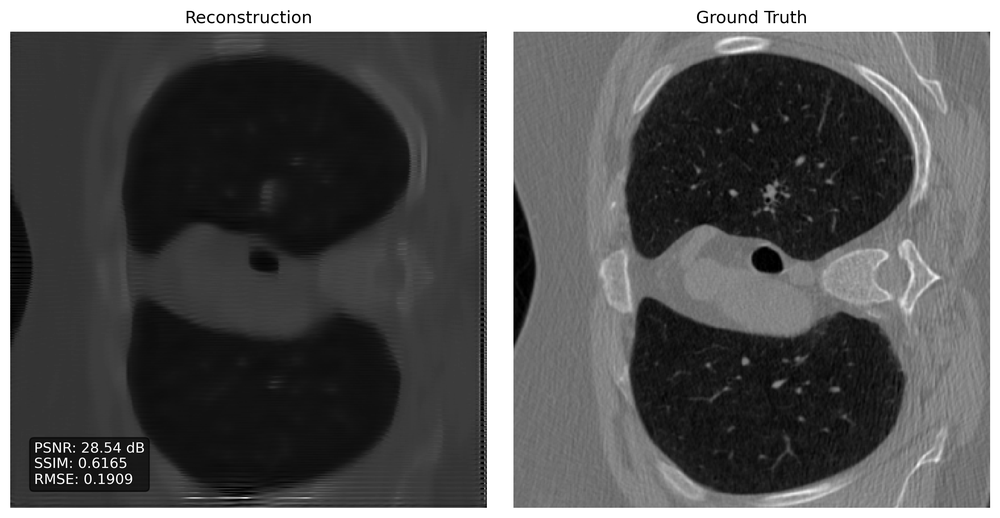
#> input picture src/plots/fixed_point_red_cnn/img_20_comparison_20241206_192408.png, 1000 x 518 px, shrunk from 2935 x 1521 before the run
$ python -i plot_comp_deprecated.py   (imports and definitions only)
#> lines starting #> are read from the running program, lines starting #| are printed output that depends on the picture; after the words box and inside, x2 and y2 are one past the last pixel; in counts of white or black regions, pixels touching at a corner belong together
import matplotlib.pyplot as plt
import matplotlib.image as mpimg
import os
import re
from PIL import Image
from pytesseract import pytesseract
import numpy as np
import cv2

# [56 lines left out: functions extract_metrics, extract_text_from_image, find_image_pairs, not called in this run]

def rgb2gray(rgb):
    return np.dot(rgb[...,:3], [0.2989, 0.5870, 0.1140])

def extract_right_image(input_path, output_path="ground_truth.png"):
    """
    Helper function that extracts the ground truth image from the comparison plot
    """
#> called with output_path = 'ground_truth.png'
    img = cv2.imread(input_path)
#> img is the input picture: shape (518, 1000, 3); min 0, max 255, mean 87.6

    total_width = img.shape[1]
#> total_width = 1000
    mid = total_width // 2
#> mid = 500
    right_img = img[:, mid + 1:]
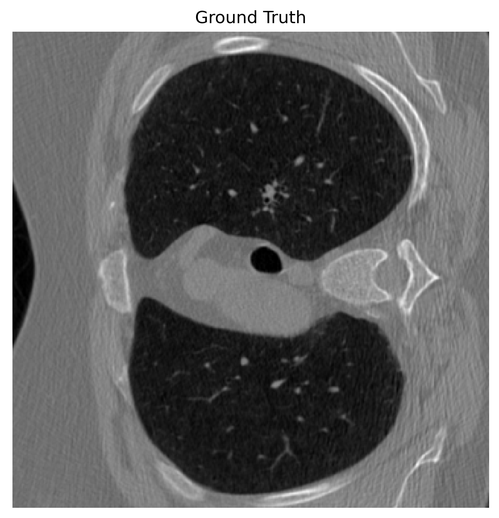
#> right_img: shape (518, 499, 3); min 0, max 255, mean 106.5

    gray = cv2.cvtColor(right_img, cv2.COLOR_BGR2GRAY)

    row_std = np.std(gray, axis=1)
#> row_std = 518 values, max 66.8 at index 22, min 0 at index 0, mean 52.27

    threshold = 5
    content_rows = np.where(row_std > threshold)[0]
#> content_rows = 491 values from 10 to 507

    gaps = np.diff(content_rows)
#> gaps = 490 values, max 8 at index 13, min 1 at index 0, mean 1.01
    significant_gap = np.where(gaps > 10)[0]
#> significant_gap = empty array
    if len(significant_gap) > 0:
        start_row = content_rows[significant_gap[0] + 1]
    else:
        start_row = content_rows[0]
#> start_row = 10

    start_row = start_row + 5 # add offset to move past header
#> start_row = 15

    right_img = right_img[start_row:, :]
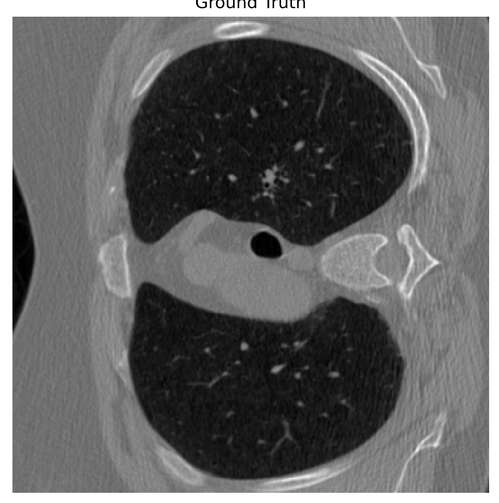
#> right_img: shape (503, 499, 3); min 0, max 255, mean 102.2

    gray = cv2.cvtColor(right_img, cv2.COLOR_BGR2GRAY)
#> gray: shape (503, 499)
    _, binary = cv2.threshold(gray, 250, 255, cv2.THRESH_BINARY_INV)
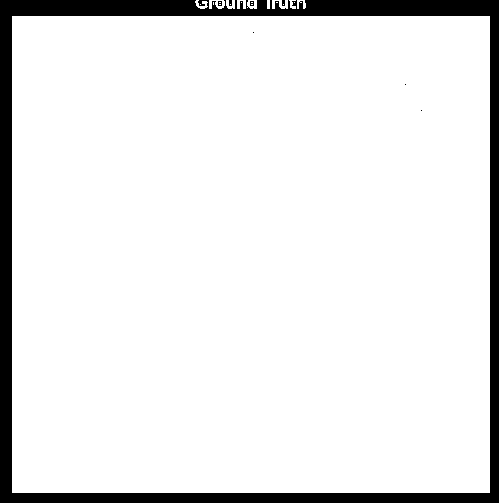
#> binary: shape (503, 499); 91.1% white; 8 black regions (7 under 20 px), largest, box (x1, y1, x2, y2) and area: (0, 0, 499, 503) 22380
    coords = cv2.findNonZero(binary)
#> coords = contour of 228548 points, box (x1, y1, x2, y2) (12, 0, 490, 493), area 46003
    x, y, w, h = cv2.boundingRect(coords)
#> x = 12; y = 0; w = 478; h = 493

    content_img = right_img[y:y+h, x:x+w]
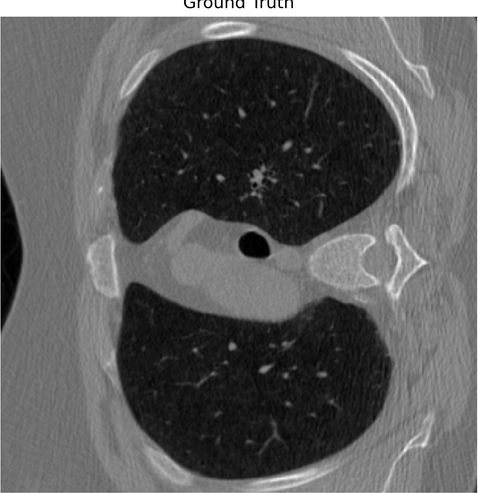
#> content_img: shape (493, 478, 3); min 0, max 255, mean 92.2

    square_size = min(content_img.shape[0], content_img.shape[1])
#> square_size = 478

    center_y = content_img.shape[0] // 2
#> center_y = 246
    center_x = content_img.shape[1] // 2
#> center_x = 239

    half_size = square_size // 2
#> half_size = 239
    start_y = max(0, center_y - half_size)
#> start_y = 7
    start_x = max(0, center_x - half_size)
#> start_x = 0

    final_img = content_img[start_y:start_y+square_size, start_x:start_x+square_size]
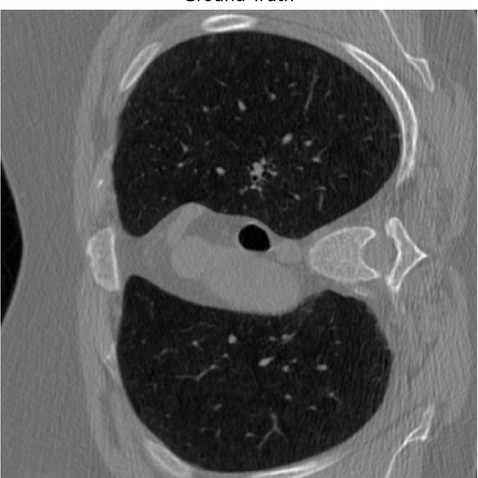
#> final_img: shape (478, 478, 3); min 0, max 255, mean 89.5

    # cv2.imwrite(output_path, final_img)

    return final_img

# [38 lines left out: function create_comparison_diagram, not called in this run]

# [16 lines not run here, left out]

>>> result = extract_right_image('fixed_point_red_cnn/img_20_comparison_20241206_192408.png')

$ run again, on src/plots/fixed_point_red_cnn/img_30_comparison_20241205_235923.png
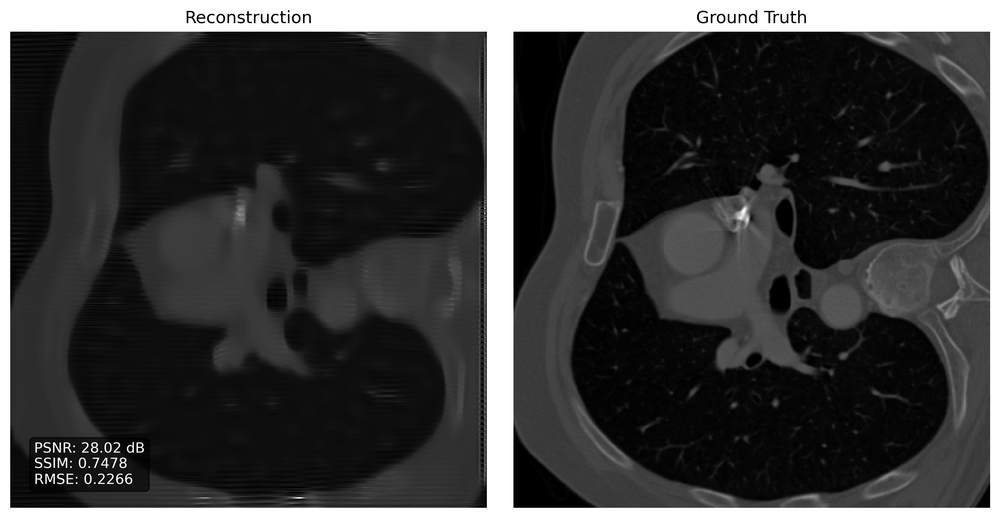
#> input picture src/plots/fixed_point_red_cnn/img_30_comparison_20241205_235923.png, 1000 x 518 px, shrunk from 2935 x 1521 before the run
#> in extract_right_image, img is the input picture: shape (518, 1000, 3); min 0, max 255, mean 58.4
#> row_std = 518 values, max 66.8 at index 22, min 0 at index 0, mean 50.04
#> content_rows = 491 values from 10 to 507
#> gaps = 490 values, max 8 at index 13, min 1 at index 0, mean 1.01
#> significant_gap = empty array
#> in extract_right_image, `start_row = content_rows[0]`: start_row = 10
#> in extract_right_image, `start_row = start_row + 5`: start_row = 15
#> in extract_right_image, `right_img = right_img[start_row:, :]`:
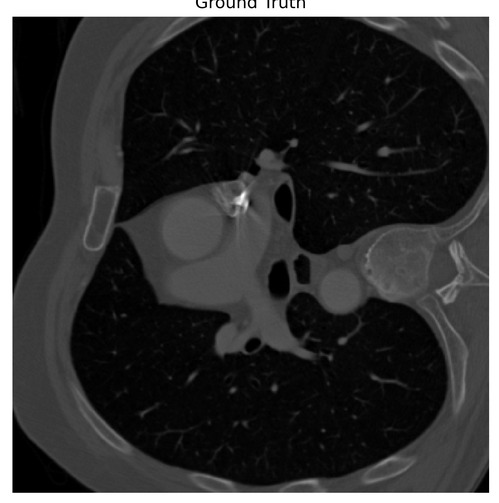
#> right_img: shape (503, 499, 3); min 0, max 255, mean 53.6
#> binary: shape (503, 499); 91.1% white; 6 black regions (5 under 20 px), largest, box (x1, y1, x2, y2) and area: (0, 0, 499, 503) 22380
#> coords = contour of 228548 points, box (x1, y1, x2, y2) (12, 0, 490, 493), area 46003
#> x = 12; y = 0; w = 478; h = 493
#> in extract_right_image, `final_img = content_img[start_y:start_y+square_size, start_x:start_x+s..`:
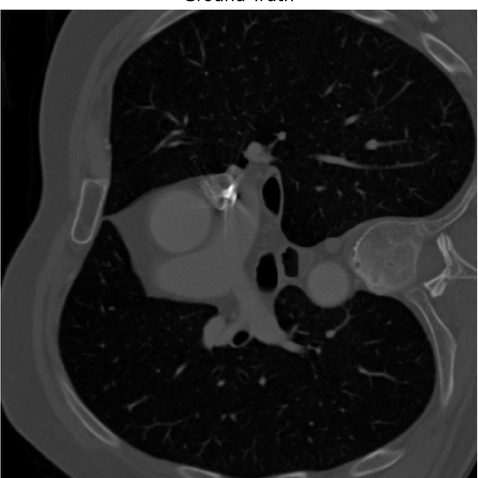
#> final_img: shape (478, 478, 3); min 0, max 255, mean 37.3

$ run again, on src/plots/fixed_point_red_cnn/img_330_comparison_20241206_192408.png
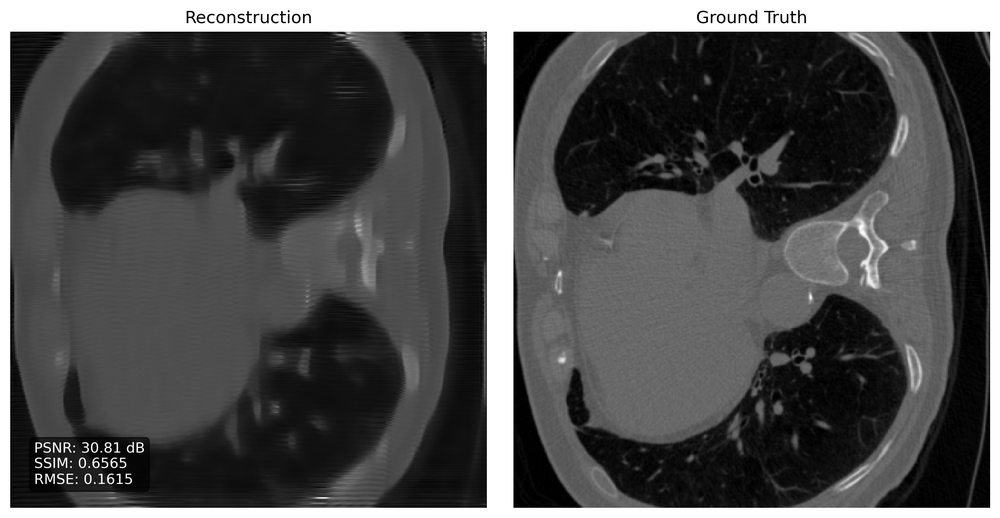
#> input picture src/plots/fixed_point_red_cnn/img_330_comparison_20241206_192408.png, 1000 x 518 px, shrunk from 2935 x 1521 before the run
#> in extract_right_image, img is the input picture: shape (518, 1000, 3); min 0, max 255, mean 77.2
#> row_std = 518 values, max 66.8 at index 22, min 0 at index 0, mean 51.89
#> content_rows = 491 values from 10 to 507
#> gaps = 490 values, max 8 at index 13, min 1 at index 0, mean 1.01
#> significant_gap = empty array
#> in extract_right_image, `start_row = content_rows[0]`: start_row = 10
#> in extract_right_image, `start_row = start_row + 5`: start_row = 15
#> in extract_right_image, `right_img = right_img[start_row:, :]`:
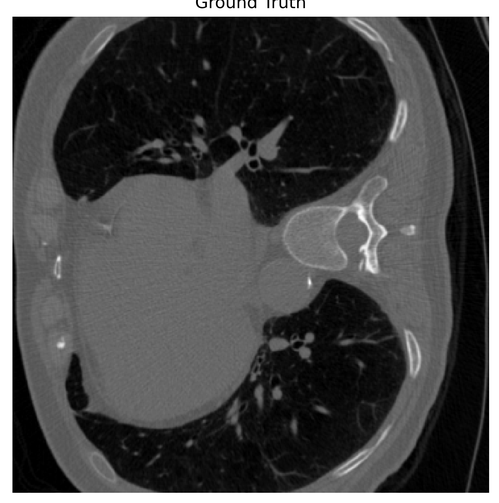
#> right_img: shape (503, 499, 3); min 0, max 255, mean 75.2
#> binary: shape (503, 499); 91.1% white; 7 black regions (6 under 20 px), largest, box (x1, y1, x2, y2) and area: (0, 0, 499, 503) 22380
#> coords = contour of 228548 points, box (x1, y1, x2, y2) (12, 0, 490, 493), area 46003
#> x = 12; y = 0; w = 478; h = 493
#> in extract_right_image, `final_img = content_img[start_y:start_y+square_size, start_x:start_x+s..`:
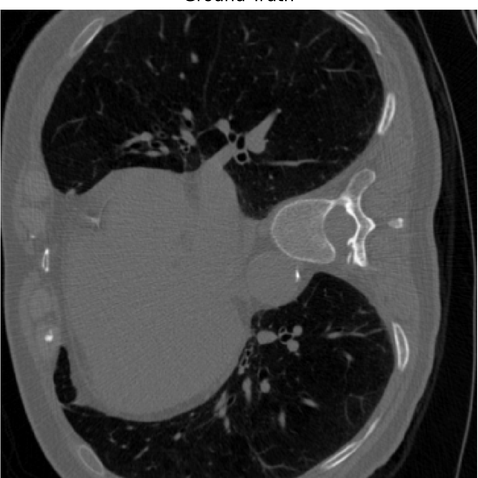
#> final_img: shape (478, 478, 3); min 0, max 255, mean 61.2
